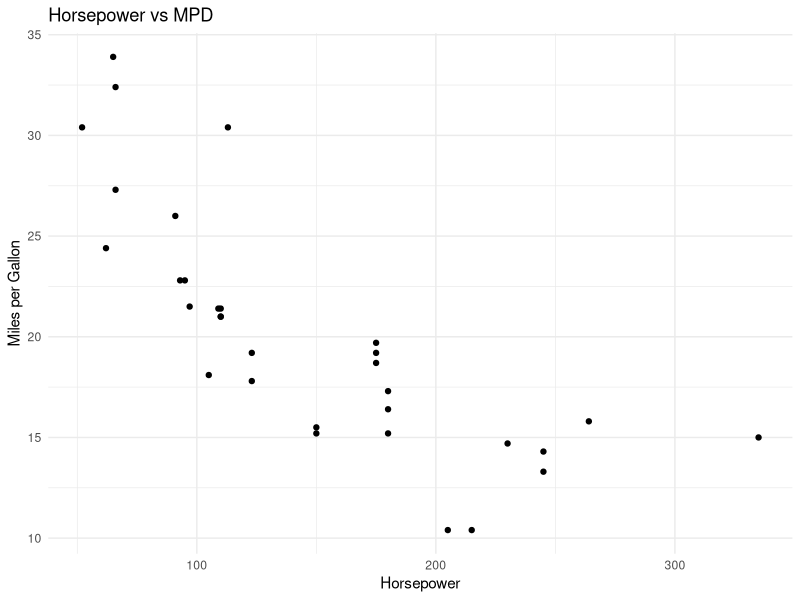
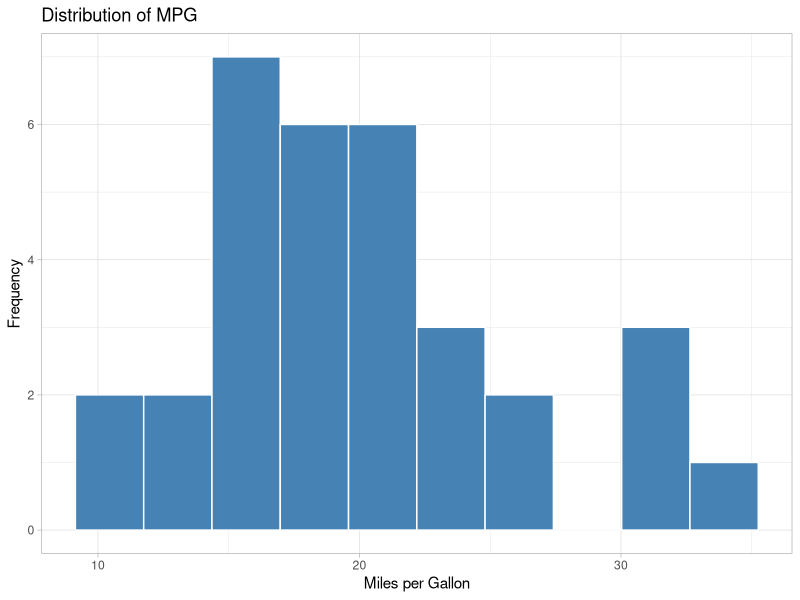
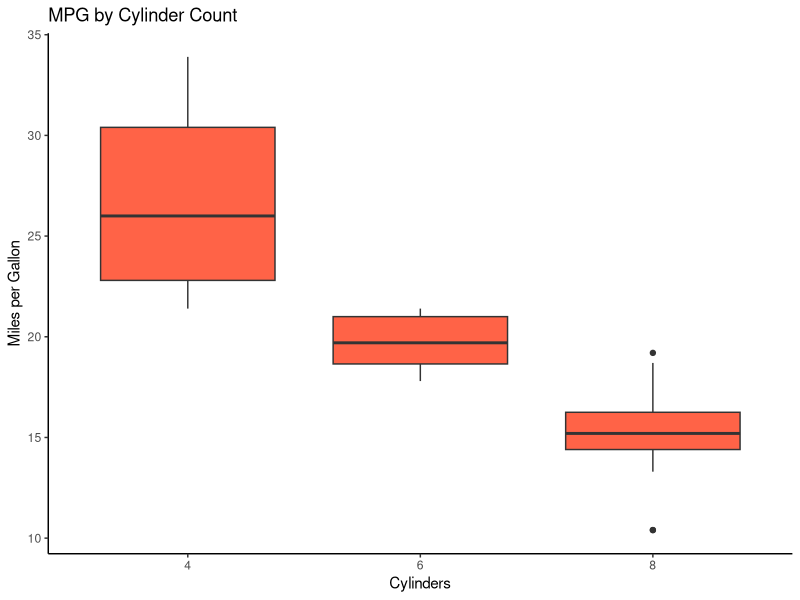
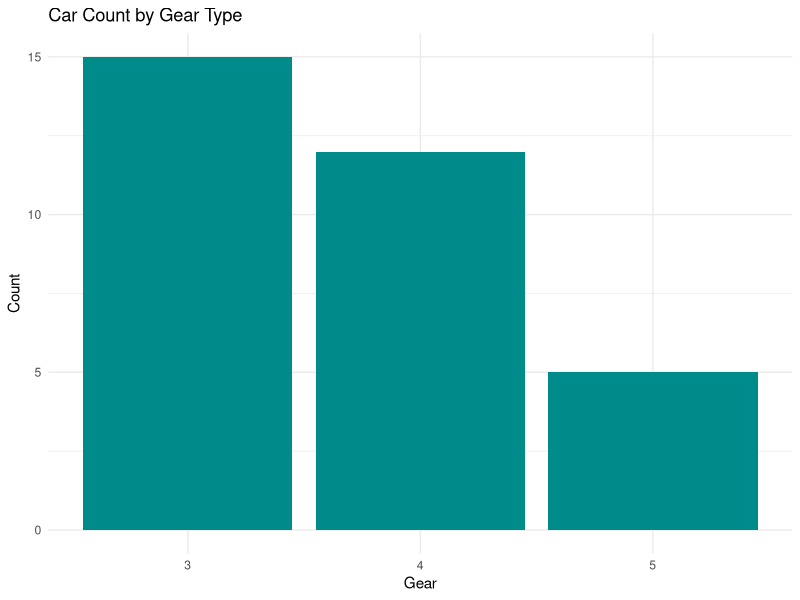
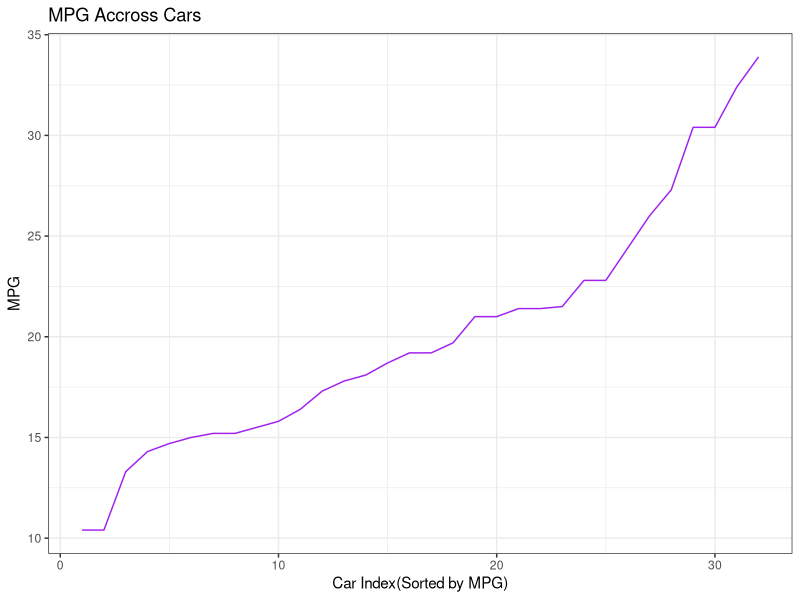
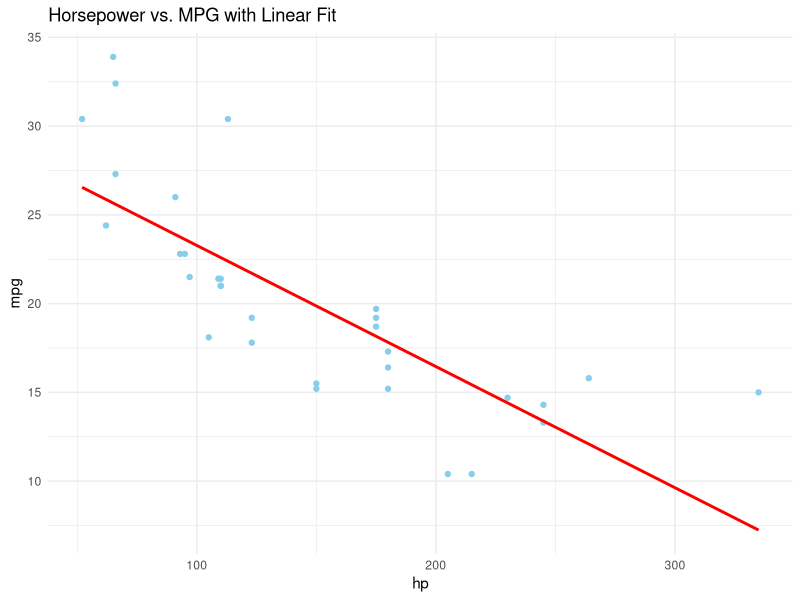

Write R code to recreate these figures, in order.
##load packages
library(ggplot2)
library(dplyr)
head(mtcars)
str(mtcars)
summary(mtcars)
##visualize mtcars dataset using various chart types
#scatter plot -horsepower vs MPG
ggplot(mtcars,aes(x=hp,y=mpg))+
geom_point()+
labs(title="Horsepower vs MPD",x="Horsepower",y="Miles per Gallon")+
theme_minimal()

#histogram-distribution of MPG
ggplot(mtcars,aes(x=mpg))+
  geom_histogram(bins=10,fill="steelblue",color="white")+
  labs(title="Distribution of MPG",x="Miles per Gallon",y="Frequency")+
  theme_light()

#box plot MPG by number of Cylinders
ggplot(mtcars,aes(x=factor(cyl),y=mpg))+
  geom_boxplot(fill="tomato")+
  labs(title="MPG by Cylinder Count",x="Cylinders",y="Miles per Gallon")+
  theme_classic()

##bar plot -count of cars by gear type
ggplot(mtcars, aes(x = factor(gear))) +
  geom_bar(fill = "darkcyan") +
  labs(title = "Car Count by Gear Type", x = "Gear", y = "Count") +
  theme_minimal()
#line chart-sorted MPG Over Cars
ggplot(mtcars %>% arrange(mpg),aes(x=seq_along(mpg),y=mpg))+
  geom_line(color="purple")+
  labs(title="MPG Accross Cars",x="Car Index(Sorted by MPG)",y="MPG")+
  theme_bw()
##combine multiple layers
ggplot(mtcars, aes(x = hp, y = mpg)) +
  geom_point(color = "skyblue") +
  geom_smooth(method = "lm", se = FALSE, color = "red") +
  labs(title = "Horsepower vs. MPG with Linear Fit") +
  theme_minimal()
